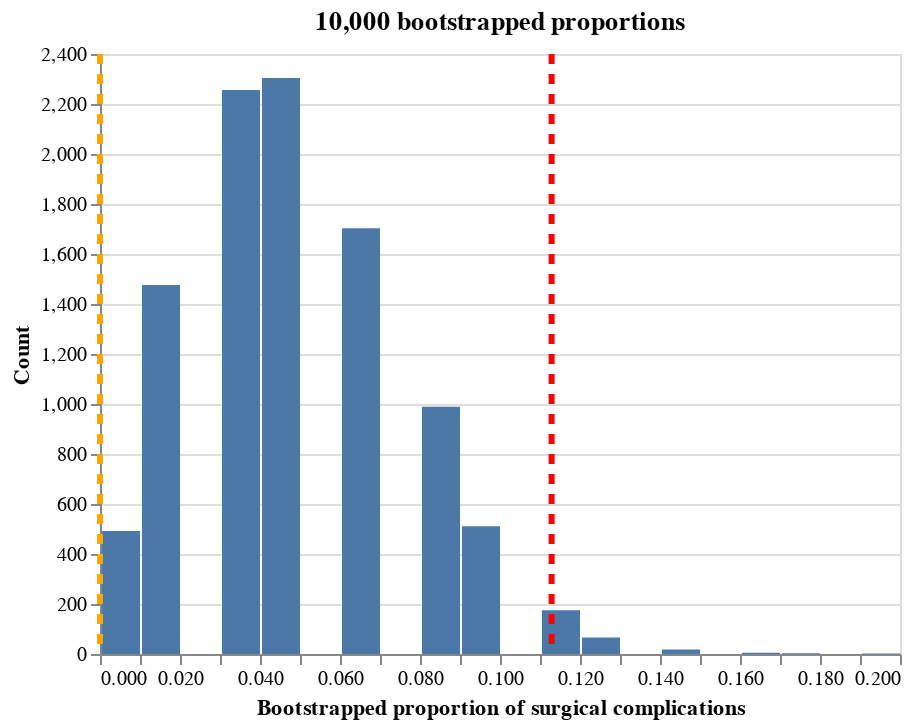

Write notebook code for a chart like this one.
### Markdown cell above
Option 1: use precalculated values:

### Code cell
percentiles = alt.Chart(pd.DataFrame({
  'values': [lower, upper],
  'color': ['orange', 'red']
})
).mark_rule(
  strokeDash=[5, 5], 
  strokeWidth=3
).encode(
  x='values:Q',
  color=alt.Color('color:N', scale=None)
)

chart + percentiles

### Figure 1 — Vega-Lite specification as saved in the notebook (floating-point values rounded to 4 significant figures; data arrays with more than 128 entries replaced by an {"elided": "..."} marker saying what was removed)
{"config": {"view": {"continuousWidth": 400, "continuousHeight": 300}}, "layer": [{"data": {"name": "data-adbb7ba8cadeefd63a99453857c6de03"}, "mark": "bar", "encoding": {"x": {"bin": {"maxbins": 20}, "field": "comp_rate", "title": "Bootstrapped proportion of surgical complications", "type": "quantitative"}, "y": {"aggregate": "count", "title": "Count", "type": "quantitative"}}, "title": "10,000 bootstrapped proportions"}, {"data": {"name": "data-66d7f6d9cccfb6e9cb10d092c0b623b7"}, "mark": {"type": "rule", "strokeDash": [5, 5], "strokeWidth": 3}, "encoding": {"color": {"field": "color", "scale": null, "type": "nominal"}, "x": {"field": "values", "type": "quantitative"}}}], "$schema": "https://vega.github.io/schema/vega-lite/v4.17.0.json", "datasets": {"data-adbb7ba8cadeefd63a99453857c6de03": {"elided": "10000 records"}, "data-66d7f6d9cccfb6e9cb10d092c0b623b7": [{"values": 0.0, "color": "orange"}, {"values": 0.1129, "color": "red"}]}}
